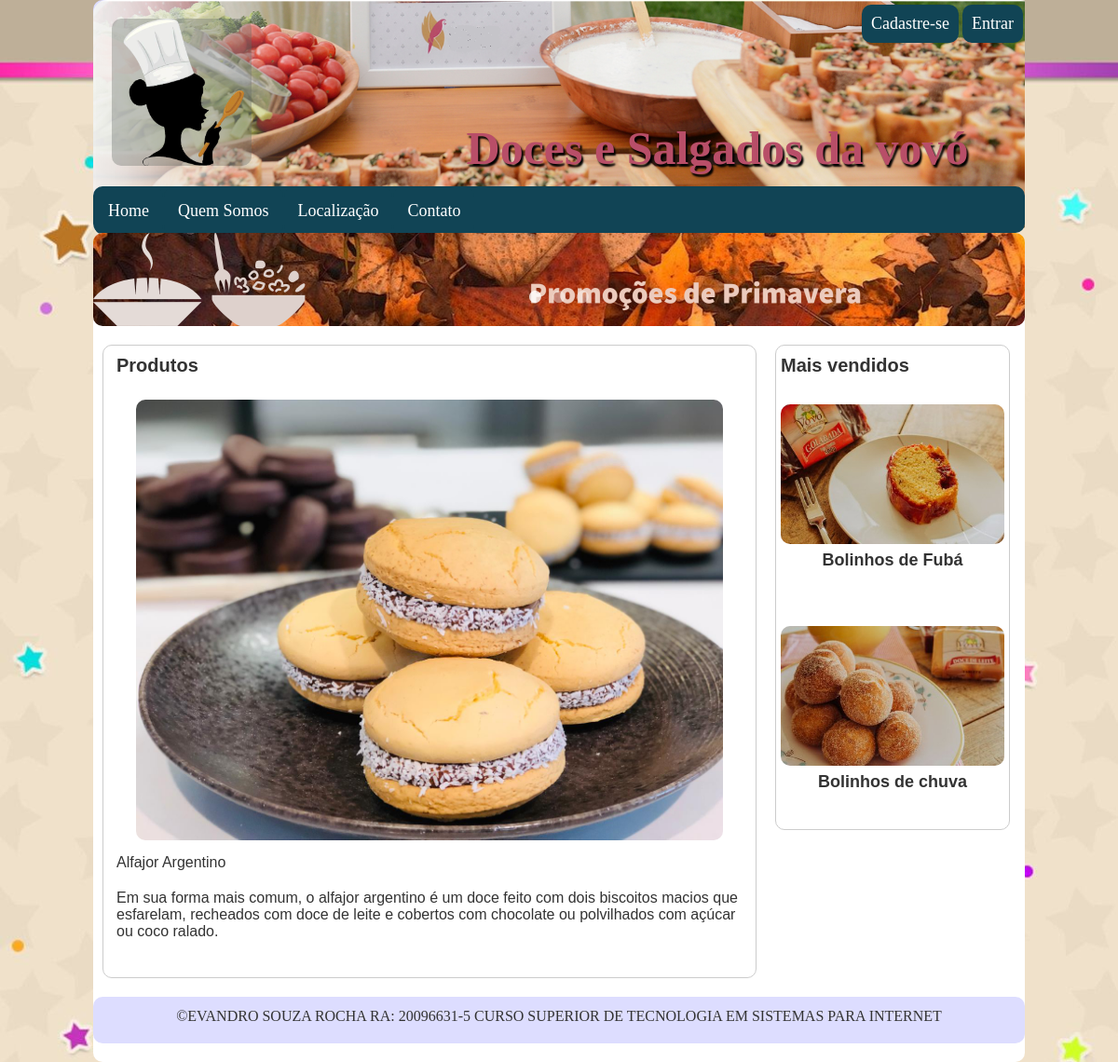
The page / on the database its author committed.
### tables this page shows
CREATE TABLE `tb_postagens` (
  `id_post` int(5) NOT NULL,
  `titulo` varchar(60) NOT NULL DEFAULT 'Alfajor Argentino',
  `desc_breve` varchar(200) DEFAULT 'alfajor argentino Ã© um doce feito com dois biscoitos macios que esfarelam.',
  `preco` varchar(6) DEFAULT '74.90',
  `unidade` varchar(5) DEFAULT '/Kg',
  `imagem` varchar(60) DEFAULT 'alfajor_vovo.jpg',
  `texto` varchar(1000) DEFAULT 'Em sua forma mais comum, o alfajor argentino Ã© um doce feito com dois biscoitos macios que esfarelam, recheados com doce de leite e cobertos com chocolate ou polvilhados com aÃ§Ãºcar ou coco ralado.',
  `composicao` varchar(200) DEFAULT 'manteiga\r\n\r\ngemas\r\n\r\naÃ§Ãºcar\r\n\r\nfarinha de trigo\r\n\r\nmel\r\n\r\nfermento em pÃ³\r\n\r\nbicarbonato de sÃ³dio\r\n\r\nessÃªncia de baunilha',
  `dt` date NOT NULL,
  `hr` time NOT NULL,
  `page` int(1) NOT NULL,
  `id_user` int(5) NOT NULL
);

### pages/conteudo.php (the view, shortened to what this page needs)
 <div class="gallery autoplay items-3">
    <figure class="item">
      <img src="/200966315_EvandroSouzaRocha/img/bn01.png">
    </figure>
    <div class="controls">
      <a href="#item-1" class="control-button">•</a>
      <a href="#item-2" class="control-button">•</a>
      <a href="#item-3" class="control-button">•</a>
    </div>
  </div>
<div id="conteudo_principal">
	<h1 class="titulos">Produtos </h1>
	 <?php
		  include("/Function/connect.php");
		  $sql = mysqli_query($link,"SELECT * FROM tb_postagens where page = 1 order by id_post desc");
		  while($line = mysqli_fetch_array($sql)){
		  	$titulo = $line['titulo'];
		  	$imagem = $line['imagem'];
		  	$conteudo = $line['texto'];
		  	$id_post = $line['id_post'];
  	?>
	<div class="postagens">
		<a href="/200966315_EvandroSouzaRocha/pages/produto.php?cod_prod=<?php echo "$id_post"; ?>">
		<img src="/200966315_EvandroSouzaRocha/pages/postagens/<?php echo "post".$id_post."/".$imagem; ?>" class="imagem">
		<p class="nome_produto"><?php echo $titulo; ?></p>
		<span class="desc_p"><?php echo $conteudo; ?></span>
		</a>
	</div>
	<?php
}
?>
</div>
<div class="conteudo_recente">
<div id="recentes">
	<h1 class="titulos">Mais vendidos</h1>
	<div class="postagens_recentes">
		<h1 class="titulos"><a href="/200966315_EvandroSouzaRocha/pages/bolo-fuba-goiabada.php"><img class="img_novidade" src="/200966315_EvandroSouzaRocha/img/bolo-fuba.jpg">Bolinhos de Fubá</a></h1>
	</div>
	<div class="postagens_recentes">
		<h1 class="titulos"><a href="/200966315_EvandroSouzaRocha/pages/bolo-chuva.php"><img class="img_novidade" src="/200966315_EvandroSouzaRocha/img/bolinho-chuva.jpg">Bolinhos de chuva</a></h1>
	</div>
</div>

### css/style.css (style rules this page uses)
* { padding: 0;margin: 0;font-size: 18px;text-decoration: none;list-style: none;color: #333; }
body { background-color: black;background-image: url('../img/bg.jpg');width: 100%;background-size: 100%;border-radius: 15px;padding-right: 10px;margin-right: 5px; }
#conteudo_principal { width: 70%;min-height: 500px;float: left;border: 1px solid #CCC;margin: 20px 10px;border-radius: 10px; }
.conteudo_recente { width: 25%;min-height: 500px;float: left;border: 1px solid #CCC;margin: 20px 10px;border-radius: 10px; }
.img_novidade { width: 240px;height: auto;border-radius: 10px; }
.postagens { width: 100%;height: auto;overflow: hidden;float: left;margin: 10px 0 30px 0;border: 0px solid #F00; }
.titulos { font-size: 20px;font-family: calibre,sans-serif;float: left;width: 96%;margin: 10px 2%; }
.imagem { width: 90%;height: auto;margin: 5px 0; display: block;margin-left: auto;margin-right: auto; border-radius: 10px; }
.nome_produto, .desc_p { font-size: 16px;color: #333;float: left;width: 96%;font-family: calibre,sans-serif;margin: 10px 2%; }
.postagens_recentes { width: 100%;height: auto;overflow: hidden;float: left;margin: 10px 0 30px 0;border: 0px solid #F00; text-align: center; }

### css/gallery.prefixed.css (style rules this page uses)
.gallery .control-button:first-of-type, .gallery .control-operator:nth-of-type(1):target ~ .controls .control-button:nth-of-type(1), .gallery .control-operator:nth-of-type(2):target ~ .controls .control-button:nth-of-type(2), .gallery .control-operator:nth-of-type(3):target ~ .controls .control-button:nth-of-type(3), .gallery .control-operator:nth-of-type(4):target ~ .controls .control-button:nth-of-type(4), .gallery .control-operator:nth-of-type(5):target ~ .controls .control-button:nth-of-type(5) { color: white; color: rgba(255, 255, 255, 0.8); }
.gallery .item:first-of-type { position: static; pointer-events: auto; opacity: 1; }
.gallery .item { position: absolute; top: 0; left: 0; width: 100%; height: 100%; pointer-events: none; opacity: 0; -webkit-transition: opacity .5s; -o-transition: opacity .5s; transition: opacity .5s; }
.items-3.autoplay .control-button { -webkit-animation: controlAnimation-3 21s infinite; -o-animation: controlAnimation-3 21s infinite; animation: controlAnimation-3 21s infinite; }
.items-3.autoplay .item { -webkit-animation: galleryAnimation-3 21s infinite; -o-animation: galleryAnimation-3 21s infinite; animation: galleryAnimation-3 21s infinite; }
.items-3 .control-button:nth-of-type(1), .items-3 .item:nth-of-type(1) { -webkit-animation-delay: -2s; -o-animation-delay: -2s; animation-delay: -2s; }
.items-3 .control-button:nth-of-type(2), .items-3 .item:nth-of-type(2) { -webkit-animation-delay: 5s; -o-animation-delay: 5s; animation-delay: 5s; }
.items-3 .control-button:nth-of-type(3), .items-3 .item:nth-of-type(3) { -webkit-animation-delay: 12s; -o-animation-delay: 12s; animation-delay: 12s; }
.gallery .control-button { color: #ccc; color: rgba(255, 255, 255, 0.4); }
.gallery { position: relative; }
.gallery .item { border-radius: 10px; height: 100px; overflow: hidden; text-align: center; background: #4d87e2; }
.gallery .controls { position: absolute; bottom: 0; width: 100%; text-align: center; }
.gallery .control-button { display: inline-block; margin: 0 .02em; font-size: 3em; text-align: center; text-decoration: none; -webkit-transition: color .1s; -o-transition: color .1s; transition: color .1s; }

### css/gallery.theme.css (style rules this page uses)
.gallery .control-button { color: #ccc; color: rgba(255, 255, 255, 0.4); }
.gallery { position: relative; }
.gallery .item { border-radius: 10px; height: 100px; overflow: hidden; text-align: center; background: #4d87e2; }
.gallery .controls { position: absolute; bottom: 0; width: 100%; text-align: center; }
.gallery .control-button { display: inline-block; margin: 0 .02em; font-size: 3em; text-align: center; text-decoration: none; transition: color .1s; }

### rows shown on the page
tb_postagens: imagem (picture), titulo "Alfajor Argentino", texto "Em sua forma mais comum, o alfajor argentino é um doce feito com dois biscoitos macios que esfarelam, recheados com doce de leite e cobertos com chocolate ou polvilhados com açúcar ou coco ralado."
